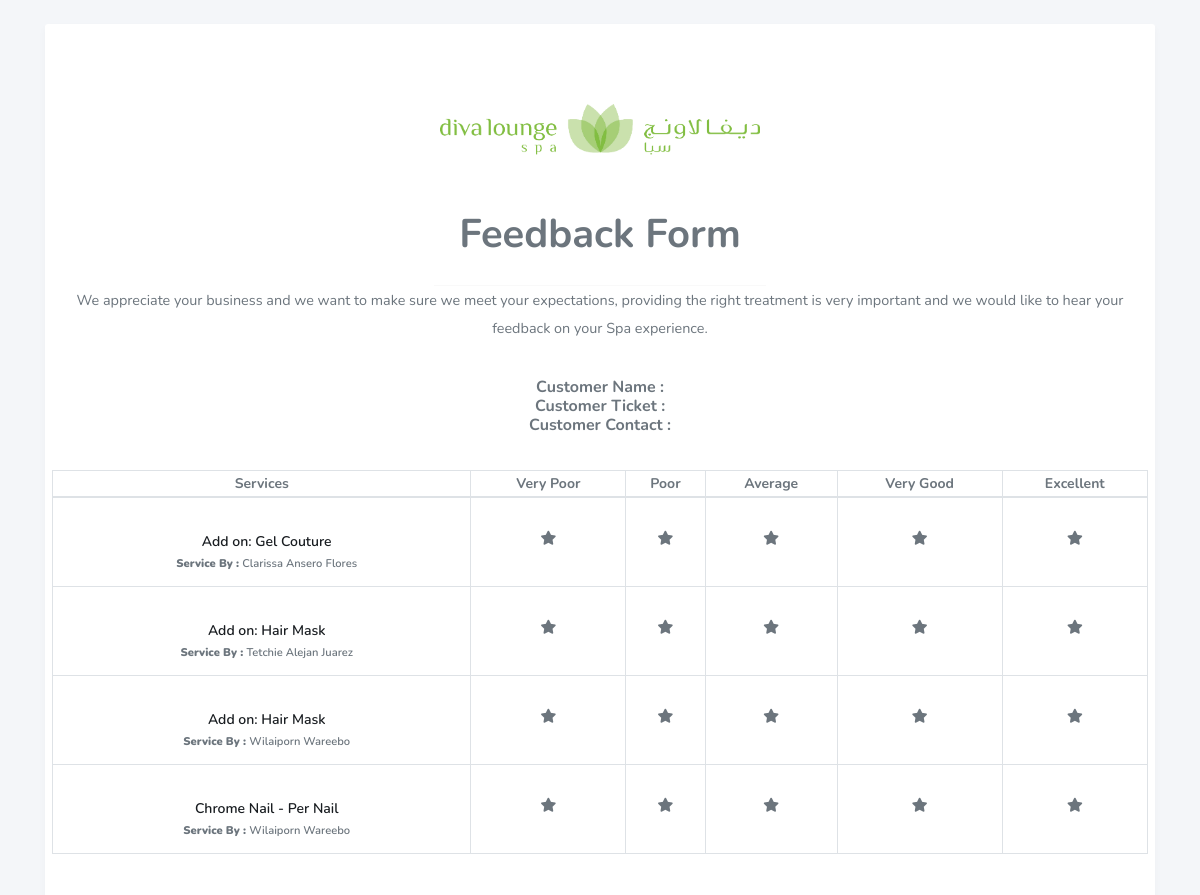
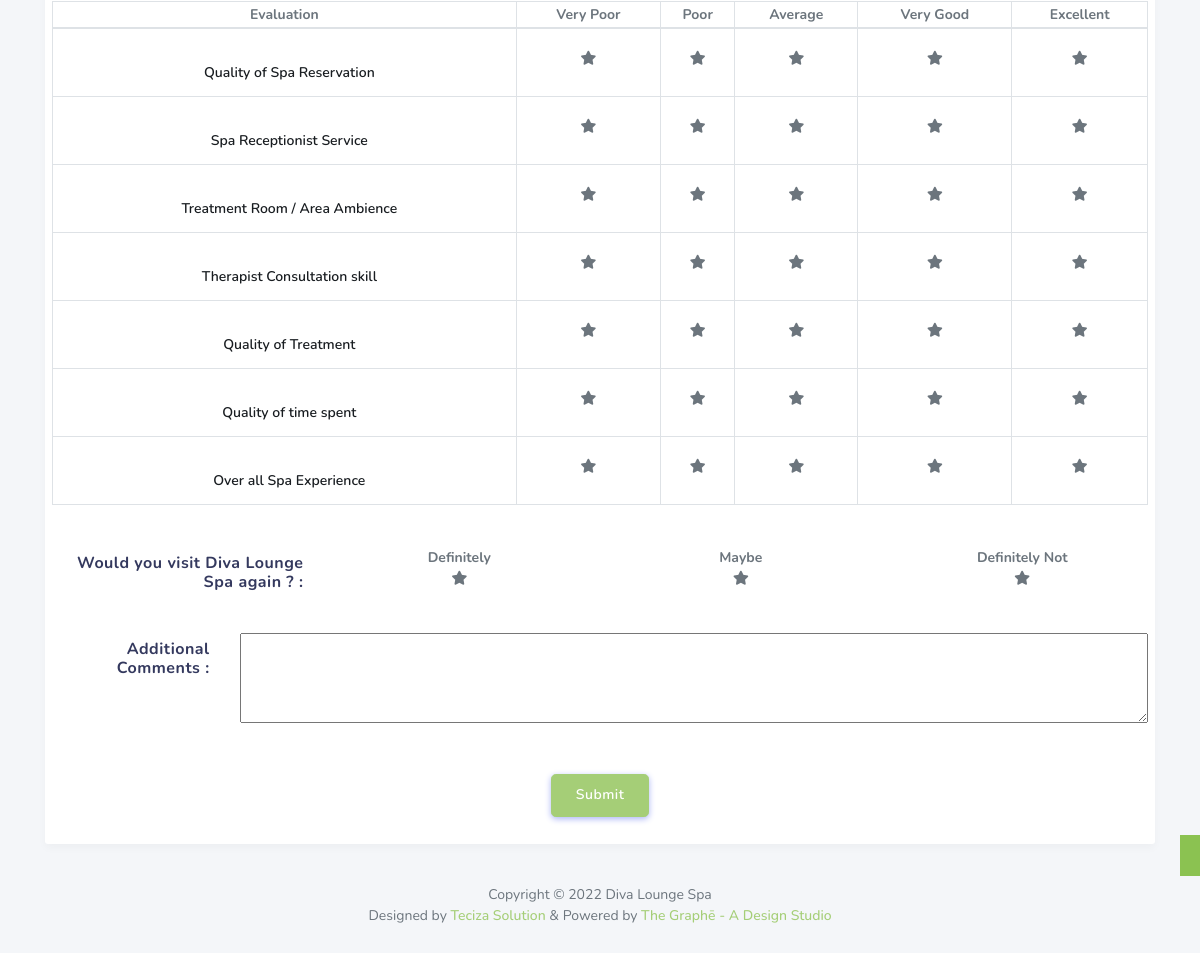
Screenshot of /branch/feedback_form.php?cust=k2nW8lu with the database file from the repository (2 pictures, top to bottom).
### tables this page shows
CREATE TABLE `review_form` (
  `re_id` int(11) NOT NULL,
  `c_code` varchar(10) NOT NULL COMMENT 'customer code',
  `l_id` int(11) NOT NULL COMMENT 'branch id',
  `s_id` int(11) NOT NULL COMMENT 'category id',
  `se_id` int(11) NOT NULL COMMENT 'service id',
  `st_id` int(11) NOT NULL COMMENT 'staff id',
  `rating` int(11) NOT NULL DEFAULT 0
);

CREATE TABLE `services` (
  `se_id` int(11) NOT NULL,
  `s_id` int(11) NOT NULL,
  `se_name` varchar(200) NOT NULL
);

CREATE TABLE `staffs` (
  `st_id` int(11) NOT NULL,
  `l_id` int(11) NOT NULL,
  `st_name` varchar(200) NOT NULL
);

### branch/feedback_form.php (the view, shortened to what the rows shown need)
<?php
    include('../dbcon.php');
    $cust_code = $_GET['cust'];
?>
<!DOCTYPE html>
<html lang="en">
    <head>
        <link rel="stylesheet" href="https://stackpath.bootstrapcdn.com/bootstrap/4.3.1/css/bootstrap.min.css">
        <link rel="stylesheet" href="https://use.fontawesome.com/releases/v5.7.2/css/all.css">
        <link rel="stylesheet" href="../assets/css/style.css">
        <link rel="stylesheet" href="../assets/css/components.css">
        <link rel="stylesheet" href="../assets/css/google.css">
    </head>
    <body>
        <div id="app">
            <section class="section">
                <div class="container mt-4">
                    <div class="row">
                        <div class="col-12">
                            <div class="card">
                                <div class="card-header text-center" style="width: unset !important">
                                    <h1 class="card-title">Feedback Form</h1>
                                </div>
                                <div class="card-body" style="padding: 0.5em">
                                    <form class="feedback">
                                        <table class="col-sm-12 table-bordered table-condensed cf">
                                            <thead>
                                                <th>Services</th>
                                                <th>Very Poor</th>
                                                <th>Poor</th>
                                                <th>Average</th>
                                                <th>Very Good</th>
                                                <th>Excellent</th>
                                            </thead>
                                            <tbody>
                                                <?php
                                                    $data = "select * from review_form where c_code = '$cust_code'";
                                                    $get_data = mysqli_query($link, $data);
                                                    while($row_data = mysqli_fetch_array($get_data, MYSQLI_ASSOC))
                                                    {
                                                        $services[] = $row_data;
                                                    }
                                                    foreach($services as $service)
                                                    {
                                                        $se = "select * from services where se_id = '".$service['se_id']."'";
                                                        $get_se = mysqli_query($link, $se);
                                                        $row_se = mysqli_fetch_array($get_se, MYSQLI_ASSOC);
                                                        $st = "select * from staffs where st_id = '".$service['st_id']."'";
                                                        $get_st = mysqli_query($link, $st);
                                                        $row_st = mysqli_fetch_array($get_st, MYSQLI_ASSOC);
                                                ?>
                                                <tr>
                                                    <td style="padding-left: 1% !important">
                                                        <div class="section-title" style="font-size: 0.9em;">
                                                            <?php echo $row_se['se_name']; ?>
                                                            <br>
                                                            <span style="font-size: 0.8em; color: #6c757d;"><b>Service By : </b><?php echo $row_st['st_name']; ?></span>
                                                        </div>
                                                    </td>
                                                    <td data-column="Very Poor">
                                                        <label class="selectgroup-item">
                                                            <span class="selectgroup-button selectgroup-button-icon"><i class="fas fa-star"></i></span>
                                                        </label>
                                                    </td>
                                                    <td data-column="Poor">
                                                        <label class="selectgroup-item">
                                                            <span class="selectgroup-button selectgroup-button-icon"><i class="fas fa-star"></i></span>
                                                        </label>
                                                    </td>
                                                    <td data-column="Average">
                                                        <label class="selectgroup-item">
                                                            <span class="selectgroup-button selectgroup-button-icon"><i class="fas fa-star"></i></span>
                                                        </label>
                                                    </td>
                                                    <td data-column="Very Good">
                                                        <label class="selectgroup-item">
                                                            <span class="selectgroup-button selectgroup-button-icon"><i class="fas fa-star"></i></span>
                                                        </label>
                                                    </td>
                                                    <td data-column="Excellent">
                                                        <label class="selectgroup-item">
                                                            <span class="selectgroup-button selectgroup-button-icon"><i class="fas fa-star"></i></span>
                                                        </label>
                                                    </td>
                                                </tr>
                                                <?php
                                                    }
                                                ?>
                                            </tbody>
                                        </table>
                                        <br><br>
                                        <table class="col-sm-12 table-bordered table-condensed cf">
                                            <thead>
                                                <th scope="col">Evaluation</th>
                                                <th scope="col">Very Poor</th>
                                                <th scope="col">Poor</th>
                                                <th scope="col">Average</th>
                                                <th scope="col">Very Good</th>
                                                <th scope="col">Excellent</th>
                                            </thead>
                                        </table>
                                        <br><br>
                                    </form>
                                </div>
                            </div>
                        </div>
                    </div>
                </div>
            </section>
        </div>
    </body>
</html>

### rows the page displays
review_form: se.se_name "Add on: Gel Couture", st.st_name "Clarissa Ansero Flores"
review_form: se.se_name "Add on: Hair Mask", st.st_name "Tetchie Alejan Juarez"
review_form: se.se_name "Add on: Hair Mask", st.st_name "Wilaiporn Wareebo"
review_form: se.se_name "Chrome Nail - Per Nail", st.st_name "Wilaiporn Wareebo"
